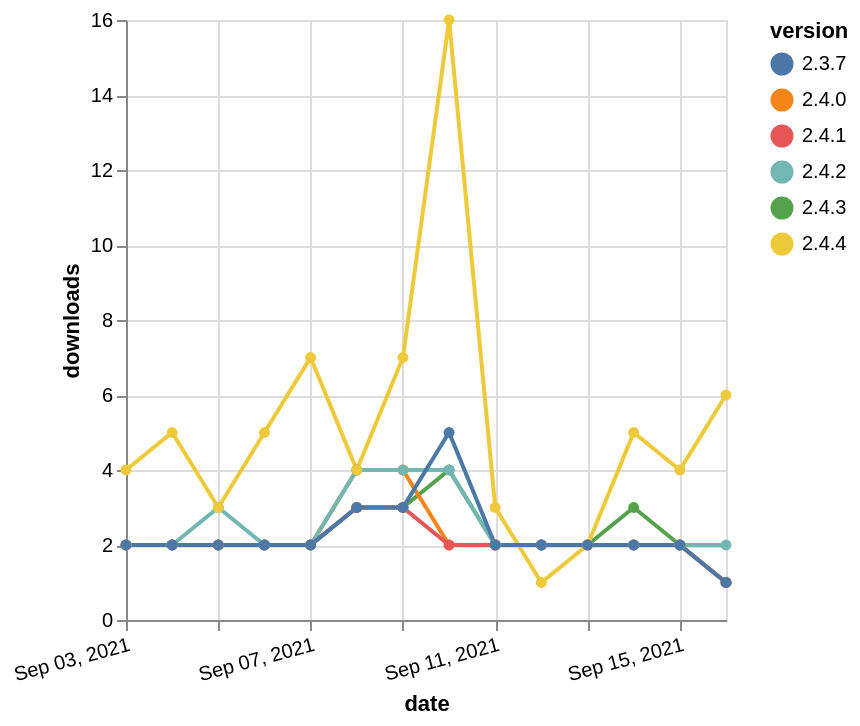

This figure's Vega-Lite source:
### Vega-Lite specification from a JSON file in a GitHub repository (floating-point values rounded to 4 significant figures)
{"$schema": "https://vega.github.io/schema/vega-lite/v5.json", "description": "A simple bar chart with embedded data.", "data": {"values": [{"date": "2021-09-03", "total": 11681, "delta": 2, "version": "2.4.3"}, {"date": "2021-09-04", "total": 11683, "delta": 2, "version": "2.4.3"}, {"date": "2021-09-05", "total": 11685, "delta": 2, "version": "2.4.3"}, {"date": "2021-09-06", "total": 11687, "delta": 2, "version": "2.4.3"}, {"date": "2021-09-07", "total": 11689, "delta": 2, "version": "2.4.3"}, {"date": "2021-09-08", "total": 11692, "delta": 3, "version": "2.4.3"}, {"date": "2021-09-09", "total": 11695, "delta": 3, "version": "2.4.3"}, {"date": "2021-09-10", "total": 11699, "delta": 4, "version": "2.4.3"}, {"date": "2021-09-11", "total": 11701, "delta": 2, "version": "2.4.3"}, {"date": "2021-09-12", "total": 11703, "delta": 2, "version": "2.4.3"}, {"date": "2021-09-13", "total": 11705, "delta": 2, "version": "2.4.3"}, {"date": "2021-09-14", "total": 11708, "delta": 3, "version": "2.4.3"}, {"date": "2021-09-15", "total": 11710, "delta": 2, "version": "2.4.3"}, {"date": "2021-09-16", "total": 11711, "delta": 1, "version": "2.4.3"}, {"date": "2021-09-03", "total": 3799, "delta": 2, "version": "2.4.0"}, {"date": "2021-09-04", "total": 3801, "delta": 2, "version": "2.4.0"}, {"date": "2021-09-05", "total": 3803, "delta": 2, "version": "2.4.0"}, {"date": "2021-09-06", "total": 3805, "delta": 2, "version": "2.4.0"}, {"date": "2021-09-07", "total": 3807, "delta": 2, "version": "2.4.0"}, {"date": "2021-09-08", "total": 3811, "delta": 4, "version": "2.4.0"}, {"date": "2021-09-09", "total": 3815, "delta": 4, "version": "2.4.0"}, {"date": "2021-09-10", "total": 3817, "delta": 2, "version": "2.4.0"}, {"date": "2021-09-11", "total": 3819, "delta": 2, "version": "2.4.0"}, {"date": "2021-09-12", "total": 3821, "delta": 2, "version": "2.4.0"}, {"date": "2021-09-13", "total": 3823, "delta": 2, "version": "2.4.0"}, {"date": "2021-09-14", "total": 3825, "delta": 2, "version": "2.4.0"}, {"date": "2021-09-15", "total": 3827, "delta": 2, "version": "2.4.0"}, {"date": "2021-09-16", "total": 3828, "delta": 1, "version": "2.4.0"}, {"date": "2021-09-03", "total": 3523, "delta": 2, "version": "2.4.1"}, {"date": "2021-09-04", "total": 3525, "delta": 2, "version": "2.4.1"}, {"date": "2021-09-05", "total": 3527, "delta": 2, "version": "2.4.1"}, {"date": "2021-09-06", "total": 3529, "delta": 2, "version": "2.4.1"}, {"date": "2021-09-07", "total": 3531, "delta": 2, "version": "2.4.1"}, {"date": "2021-09-08", "total": 3534, "delta": 3, "version": "2.4.1"}, {"date": "2021-09-09", "total": 3537, "delta": 3, "version": "2.4.1"}, {"date": "2021-09-10", "total": 3539, "delta": 2, "version": "2.4.1"}, {"date": "2021-09-11", "total": 3541, "delta": 2, "version": "2.4.1"}, {"date": "2021-09-12", "total": 3543, "delta": 2, "version": "2.4.1"}, {"date": "2021-09-13", "total": 3545, "delta": 2, "version": "2.4.1"}, {"date": "2021-09-14", "total": 3547, "delta": 2, "version": "2.4.1"}, {"date": "2021-09-15", "total": 3549, "delta": 2, "version": "2.4.1"}, {"date": "2021-09-16", "total": 3550, "delta": 1, "version": "2.4.1"}, {"date": "2021-09-03", "total": 7156, "delta": 2, "version": "2.4.2"}, {"date": "2021-09-04", "total": 7158, "delta": 2, "version": "2.4.2"}, {"date": "2021-09-05", "total": 7161, "delta": 3, "version": "2.4.2"}, {"date": "2021-09-06", "total": 7163, "delta": 2, "version": "2.4.2"}, {"date": "2021-09-07", "total": 7165, "delta": 2, "version": "2.4.2"}, {"date": "2021-09-08", "total": 7169, "delta": 4, "version": "2.4.2"}, {"date": "2021-09-09", "total": 7173, "delta": 4, "version": "2.4.2"}, {"date": "2021-09-10", "total": 7177, "delta": 4, "version": "2.4.2"}, {"date": "2021-09-11", "total": 7179, "delta": 2, "version": "2.4.2"}, {"date": "2021-09-12", "total": 7181, "delta": 2, "version": "2.4.2"}, {"date": "2021-09-13", "total": 7183, "delta": 2, "version": "2.4.2"}, {"date": "2021-09-14", "total": 7185, "delta": 2, "version": "2.4.2"}, {"date": "2021-09-15", "total": 7187, "delta": 2, "version": "2.4.2"}, {"date": "2021-09-16", "total": 7189, "delta": 2, "version": "2.4.2"}, {"date": "2021-09-03", "total": 19022, "delta": 4, "version": "2.4.4"}, {"date": "2021-09-04", "total": 19027, "delta": 5, "version": "2.4.4"}, {"date": "2021-09-05", "total": 19030, "delta": 3, "version": "2.4.4"}, {"date": "2021-09-06", "total": 19035, "delta": 5, "version": "2.4.4"}, {"date": "2021-09-07", "total": 19042, "delta": 7, "version": "2.4.4"}, {"date": "2021-09-08", "total": 19046, "delta": 4, "version": "2.4.4"}, {"date": "2021-09-09", "total": 19053, "delta": 7, "version": "2.4.4"}, {"date": "2021-09-10", "total": 19069, "delta": 16, "version": "2.4.4"}, {"date": "2021-09-11", "total": 19072, "delta": 3, "version": "2.4.4"}, {"date": "2021-09-12", "total": 19073, "delta": 1, "version": "2.4.4"}, {"date": "2021-09-13", "total": 19075, "delta": 2, "version": "2.4.4"}, {"date": "2021-09-14", "total": 19080, "delta": 5, "version": "2.4.4"}, {"date": "2021-09-15", "total": 19084, "delta": 4, "version": "2.4.4"}, {"date": "2021-09-16", "total": 19090, "delta": 6, "version": "2.4.4"}, {"date": "2021-09-03", "total": 2867, "delta": 2, "version": "2.3.7"}, {"date": "2021-09-04", "total": 2869, "delta": 2, "version": "2.3.7"}, {"date": "2021-09-05", "total": 2871, "delta": 2, "version": "2.3.7"}, {"date": "2021-09-06", "total": 2873, "delta": 2, "version": "2.3.7"}, {"date": "2021-09-07", "total": 2875, "delta": 2, "version": "2.3.7"}, {"date": "2021-09-08", "total": 2878, "delta": 3, "version": "2.3.7"}, {"date": "2021-09-09", "total": 2881, "delta": 3, "version": "2.3.7"}, {"date": "2021-09-10", "total": 2886, "delta": 5, "version": "2.3.7"}, {"date": "2021-09-11", "total": 2888, "delta": 2, "version": "2.3.7"}, {"date": "2021-09-12", "total": 2890, "delta": 2, "version": "2.3.7"}, {"date": "2021-09-13", "total": 2892, "delta": 2, "version": "2.3.7"}, {"date": "2021-09-14", "total": 2894, "delta": 2, "version": "2.3.7"}, {"date": "2021-09-15", "total": 2896, "delta": 2, "version": "2.3.7"}, {"date": "2021-09-16", "total": 2897, "delta": 1, "version": "2.3.7"}]}, "width": "container", "mark": {"type": "line", "point": {"filled": true}}, "encoding": {"x": {"field": "date", "type": "temporal", "timeUnit": "yearmonthdate", "title": "date", "axis": {"labelAngle": -15}}, "y": {"field": "delta", "type": "quantitative", "title": "downloads"}, "color": {"field": "version", "type": "nominal"}, "tooltip": {"field": "delta"}}}
